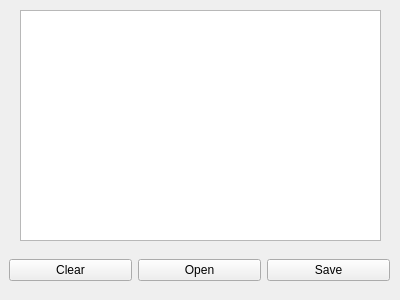
<?xml version="1.0" encoding="UTF-8"?>
<ui version="4.0">
 <class>Form</class>
 <widget class="QWidget" name="Form">
  <property name="geometry">
   <rect>
    <x>0</x>
    <y>0</y>
    <width>400</width>
    <height>300</height>
   </rect>
  </property>
  <property name="windowTitle">
   <string>Form</string>
  </property>
  <widget class="QWidget" name="horizontalLayoutWidget">
   <property name="geometry">
    <rect>
     <x>9</x>
     <y>250</y>
     <width>381</width>
     <height>41</height>
    </rect>
   </property>
   <layout class="QHBoxLayout" name="horizontalLayout">
    <item>
     <widget class="QPushButton" name="pushButton_3">
      <property name="text">
       <string>Clear</string>
      </property>
     </widget>
    </item>
    <item>
     <widget class="QPushButton" name="pushButton_2">
      <property name="text">
       <string>Open</string>
      </property>
     </widget>
    </item>
    <item>
     <widget class="QPushButton" name="pushButton">
      <property name="text">
       <string>Save</string>
      </property>
     </widget>
    </item>
   </layout>
  </widget>
  <widget class="QTextEdit" name="textEdit">
   <property name="geometry">
    <rect>
     <x>20</x>
     <y>10</y>
     <width>361</width>
     <height>231</height>
    </rect>
   </property>
  </widget>
 </widget>
 <resources/>
 <connections/>
</ui>
